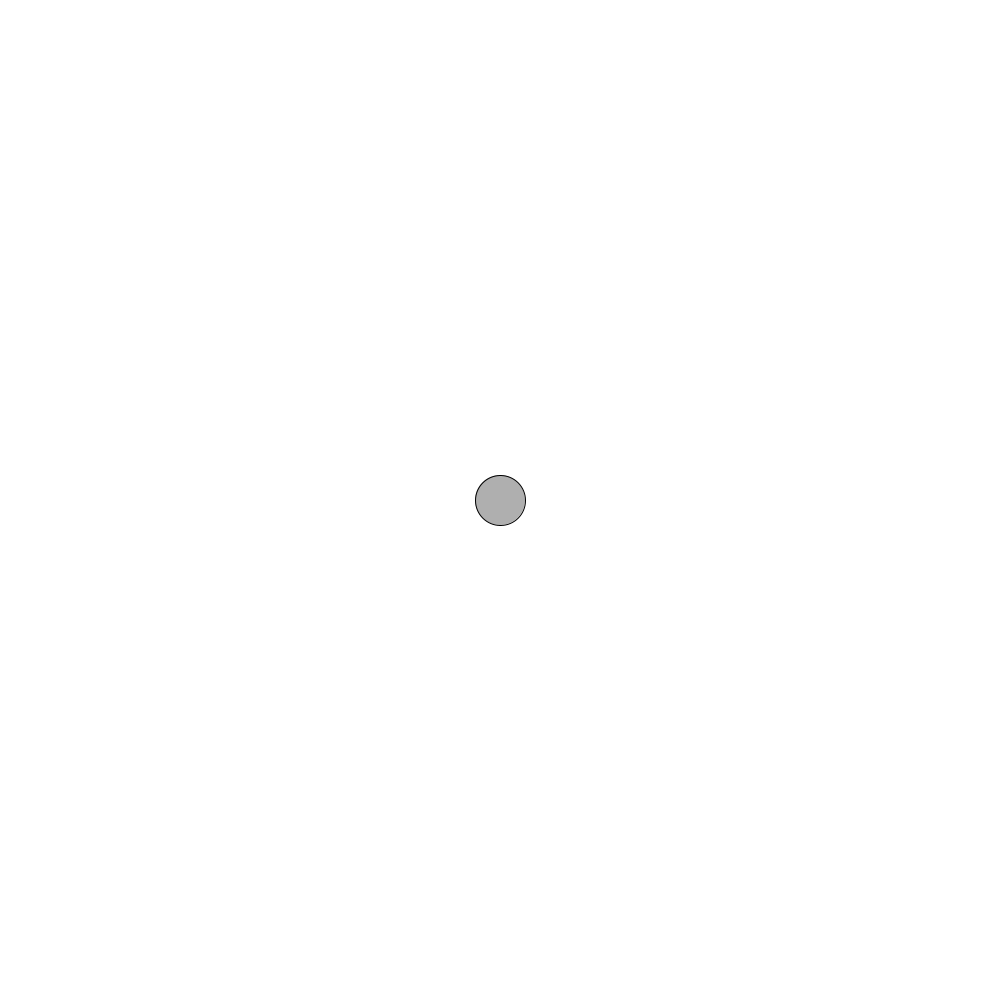
Frame 1 (no input)
Frame 60 (the mouse pressed at the canvas centre just before this capture): identical to frame 1, image omitted
Frame 120 (the mouse held since frame 60 and released just before this capture): identical to frame 1, image omitted

The Processing sketch that drew this single still picture (run headless with seeded random() and noise(); from frame 60 on, the mouse is pressed at the canvas centre):

// Processing sketch: usando_vari_vel_inteira1
// ── usando_vari_vel_inteira1.pde
int circleX = 500;
int circleY = 500;

void setup(){
  size(1000,1000);
}

void draw(){
  background(255);
  stroke(0);
  fill(175);
  ellipse(circleX, circleY, 50, 50);
}
